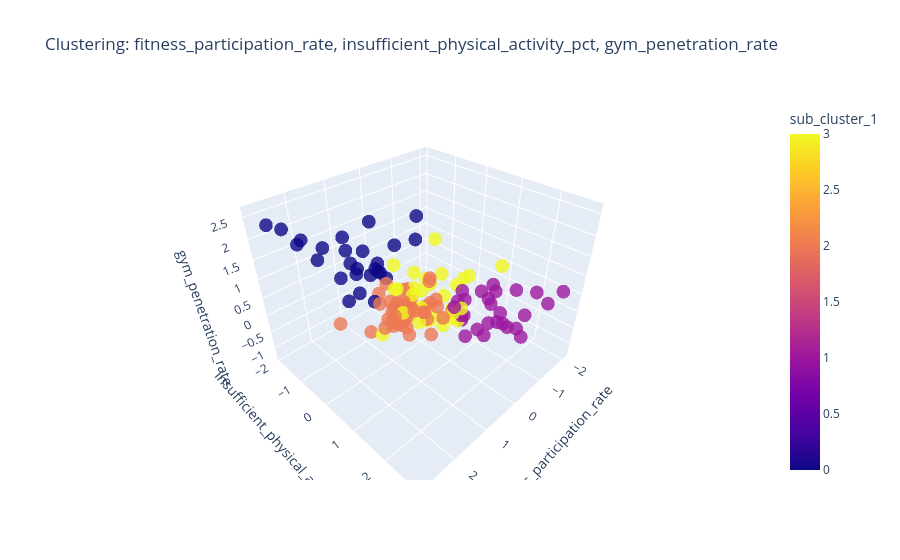

Notebook code cell kept with this figure:
### Code cell
import plotly.express as px

fig = px.scatter_3d(
    df,
    x="fitness_participation_rate",
    y="insufficient_physical_activity_pct",
    z="gym_penetration_rate",
    custom_data=['country', 'region'],
    color="sub_cluster_1",
    title="Clustering: fitness_participation_rate, insufficient_physical_activity_pct, gym_penetration_rate",
    opacity=0.8,
)

fig.update_traces(
    hovertemplate="<br>".join([
        "country: %{customdata[0]}",
        "region: %{customdata[1]}",
        "X: %{x}",
        "Y: %{y}",
        "Z: %{z}"
    ])
)

fig.show()

### Figure 1 — Plotly figure (JSON) as saved in the notebook; plotly's stock layout.template omitted (floating-point values rounded to 4 significant figures; data arrays with more than 128 entries replaced by an {"elided": "..."} marker saying what was removed)
{"data": [{"customdata": {"elided": "132x2 str values"}, "hovertemplate": "country: %{customdata[0]}<br>region: %{customdata[1]}<br>X: %{x}<br>Y: %{y}<br>Z: %{z}", "legendgroup": "", "marker": {"color": {"elided": "132 int values"}, "coloraxis": "coloraxis", "opacity": 0.8, "symbol": "circle"}, "mode": "markers", "name": "", "scene": "scene", "showlegend": false, "type": "scatter3d", "x": {"elided": "132 float values"}, "y": {"elided": "132 float values"}, "z": {"elided": "132 float values"}}], "layout": {"coloraxis": {"colorbar": {"title": {"text": "sub_cluster_1"}}, "colorscale": [[0, "#0d0887"], [0.1111, "#46039f"], [0.2222, "#7201a8"], [0.3333, "#9c179e"], [0.4444, "#bd3786"], [0.5556, "#d8576b"], [0.6667, "#ed7953"], [0.7778, "#fb9f3a"], [0.8889, "#fdca26"], [1, "#f0f921"]]}, "legend": {"tracegroupgap": 0}, "scene": {"domain": {"x": [0, 1], "y": [0, 1]}, "xaxis": {"title": {"text": "fitness_participation_rate"}}, "yaxis": {"title": {"text": "insufficient_physical_activity_pct"}}, "zaxis": {"title": {"text": "gym_penetration_rate"}}}, "title": {"text": "Clustering: fitness_participation_rate, insufficient_physical_activity_pct, gym_penetration_rate"}}}
